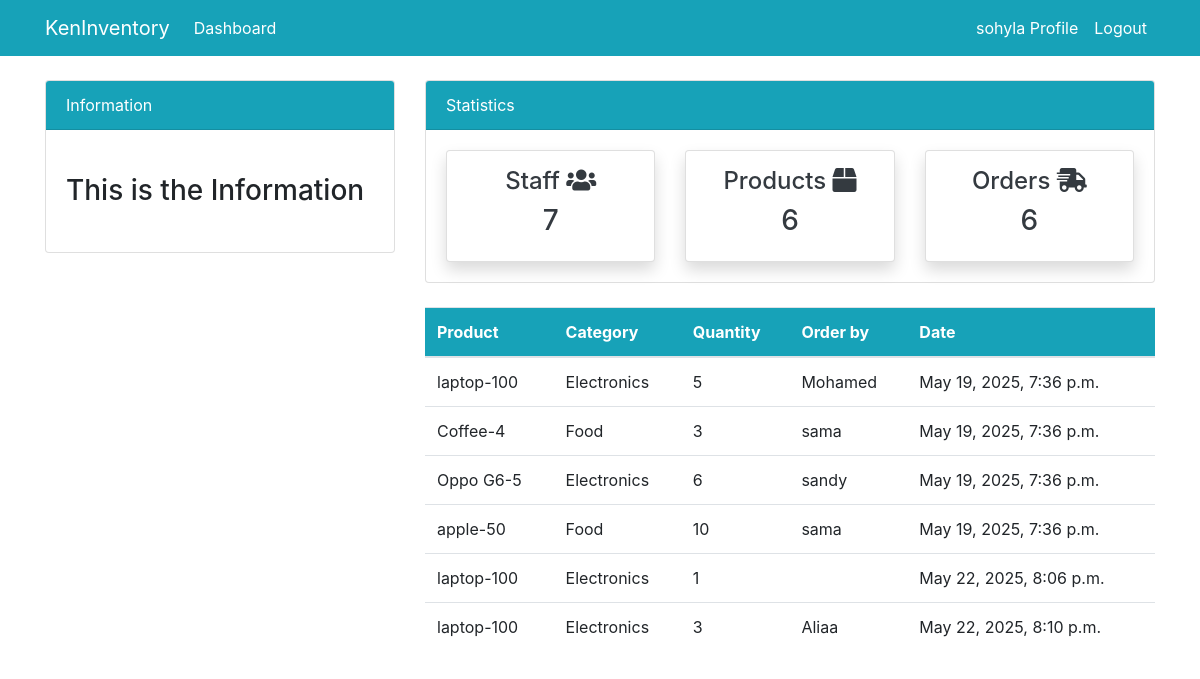
/order/ (signed in), run on the app's committed database.
### dashboard/models.py (models this page shows, shortened)
class Order(models.Model):
    product = models.ForeignKey(Product, on_delete=models.CASCADE)
    staff =  models.ForeignKey(User, models.CASCADE, null=True)
    order_quantity= models.PositiveIntegerField(null=True)
    date = models.DateTimeField(auto_now_add=True)

class Product(models.Model):
    name = models.CharField(max_length=100, null=True)
    quantity = models.PositiveIntegerField(null=True)
    category = models.CharField(max_length=50, choices=CATEGORY, null=True)
    def __str__(self):
        return f'{self.name}-{self.quantity}'

### dashboard/views.py (the view)
# urls.py: path('order/', views.order, name='dashboard-order'),
@login_required
def order(request):
    orders = Order.objects.all()
    orders_count = orders.count()
    workers_count = User.objects.all().count()
    items_count = Product.objects.all().count()
    context = {
        'orders' : orders,
        'orders_count' : orders_count,
        'workers_count' : workers_count,
        'items_count' : items_count,
    }
    return render(request, 'dashboard/order.html', context)

### templates/dashboard/order.html (shortened to what this page needs)
{% extends 'partials/base.html' %}
{% block content %}
    {% include 'partials/topnav.html' %}
    <div class="container">
        <div class="row my-4">
            <div class="col-md-4">
            </div>
            <div class="col-md-8">
                <table class="table bg-white">
                    <thead class="bg-info">
                        <tr class="text-white">
                            <th scope="col">Product</th>
                            <th scope="col">Category</th>
                            <th scope="col">Quantity</th>
                            <th scope="col">Order by</th>
                            <th scope="col">Date</th>
                        </tr>
                    </thead>
                    <tbody>
                        {% for orders in orders %}
                        <tr>
                            <td>{{ orders.product}}</td>
                            <td>{{ orders.product.category }}</td>
                            <td>{{ orders.order_quantity }}</td>
                            <td>
                                {{ orders.staff.username }}
                            </td>
                            <td>
                                {{ orders.date }}
                            </td>
                        </tr>
                        {% endfor %}
                    </tbody>
                </table>
            </div>
        </div>
    </div>
{% endblock %}

### templates/partials/nav.html (shortened to what this page needs)
    <nav class="navbar navbar-expand-lg navbar-info bg-info">
        {% if user.is_authenticated %}
        <div class="container">
            <a class="navbar-brand text-white" href="{% url 'dashboard-index' %}">KenInventory</a>
            <div class="collapse navbar-collapse" id="navbarSupportedContent">
                <ul class="navbar-nav mr-auto">
                    <li class="nav-item active">
                        <a class="nav-link text-white" href="{% url 'dashboard-index' %}">Dashboard </a>
                    </li>
                </ul>
                <ul class="navbar-nav ml-auto">
                    <li class="nav-item active">
                        <a class="nav-link text-white" href="{% url 'user-profile'  %}">{{ user.username }} Profile </a>
                    </li>
                    <li class="nav-item">
                        <a class="nav-link text-white" href="{% url 'user-logout' %}">Logout</a>
                    </li>
                </ul>
                {% endif %}
            </div>
        </div>
    </nav>

### asert/style.css (style rules this page uses)
body { background: rgb(230, 227, 227); }

### data on the page
Order: product "laptop-100", product.category "Electronics", order_quantity "5", staff.username "Mohamed", date "May 19, 2025, 7:36 p.m."
Order: product "Coffee-4", product.category "Food", order_quantity "3", staff.username "sama", date "May 19, 2025, 7:36 p.m."
Order: product "Oppo G6-5", product.category "Electronics", order_quantity "6", staff.username "sandy", date "May 19, 2025, 7:36 p.m."
Order: product "apple-50", product.category "Food", order_quantity "10", staff.username "sama", date "May 19, 2025, 7:36 p.m."
Order: product "laptop-100", product.category "Electronics", order_quantity "1", date "May 22, 2025, 8:06 p.m."
Order: product "laptop-100", product.category "Electronics", order_quantity "3", staff.username "Aliaa", date "May 22, 2025, 8:10 p.m."

### other printed values
{{ user.username }} "sohyla"
{{ workers_count }} "7"
{{ items_count }} "6"
{{ orders_count }} "6"
